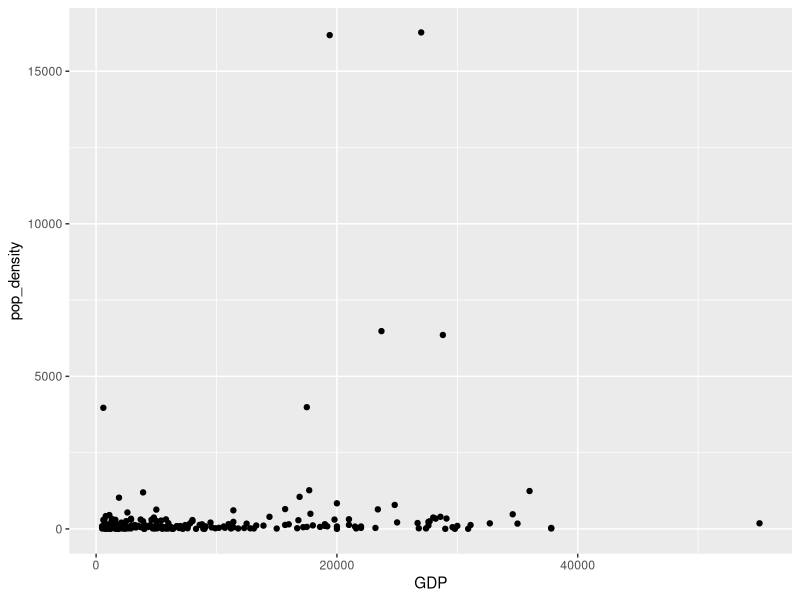

The R source for this figure:
## ---- chunk 1
library(tidyverse)
library(broom)
library(here)
## ---- chunk 2
Countries_of_the_world <- read_csv(here :: here("data/countries of the world.csv"))

## ---- chunk 3
Countries_of_the_world <- Countries_of_the_world %>%
  rename(
      country = Country,
      region = Region,
      population = Population,
      area = `Area (sq. mi.)`,
      pop_density = `Pop. Density (per sq. mi.)`,
      coastline = `Coastline (coast/area ratio)`,
      net_migration = `Net migration`,
      infant_mortality = `Infant mortality (per 1000 births)`,
      GDP = `GDP ($ per capita)`,
      literacy = `Literacy (%)`,
      phones = `Phones (per 1000)`,
      arable = `Arable (%)`,
      crops = `Crops (%)`,
      other = `Other (%)`,
      climate = Climate,
      birthrate = Birthrate,
      deathrate = Deathrate,
      agriculture = Agriculture,
      industry = Industry,
      service = Service
    ) 
## ---- chunk 4
intro_statistics_1 <- Countries_of_the_world %>%
  select(region, pop_density, GDP) %>%
  arrange(desc(GDP))
intro_statistics_1

intro_statistics_1 %>%
  ggplot(aes(y = pop_density, x = GDP)) +
  geom_point()

  
